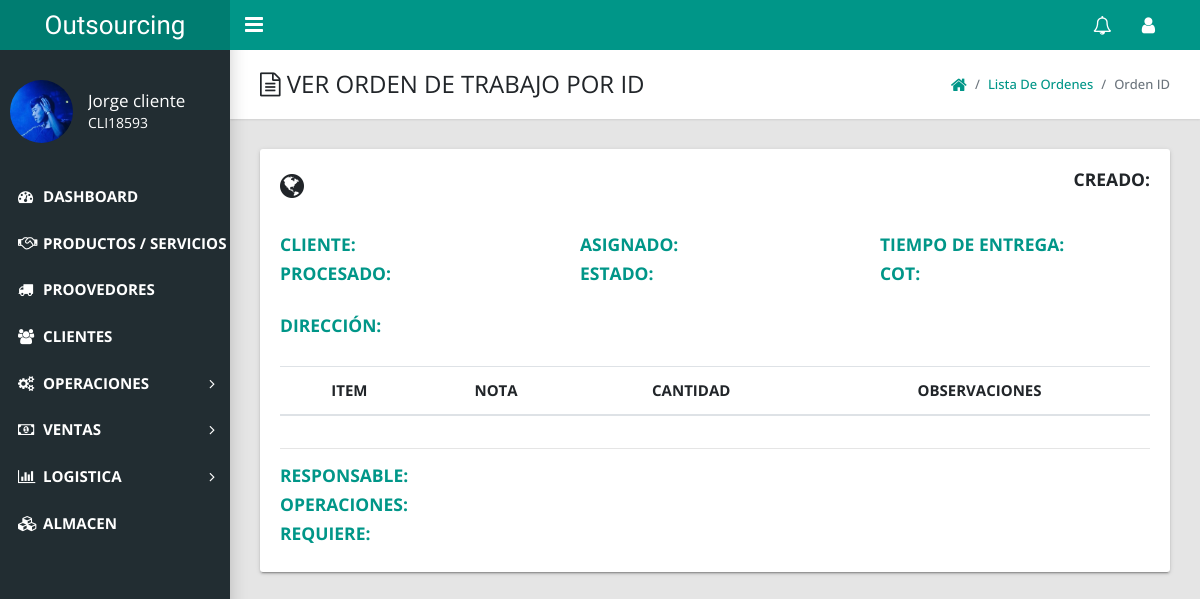
Page /admin/index.php?action=view_ot&otcod=OT-107 (signed in) on the earlier database version.
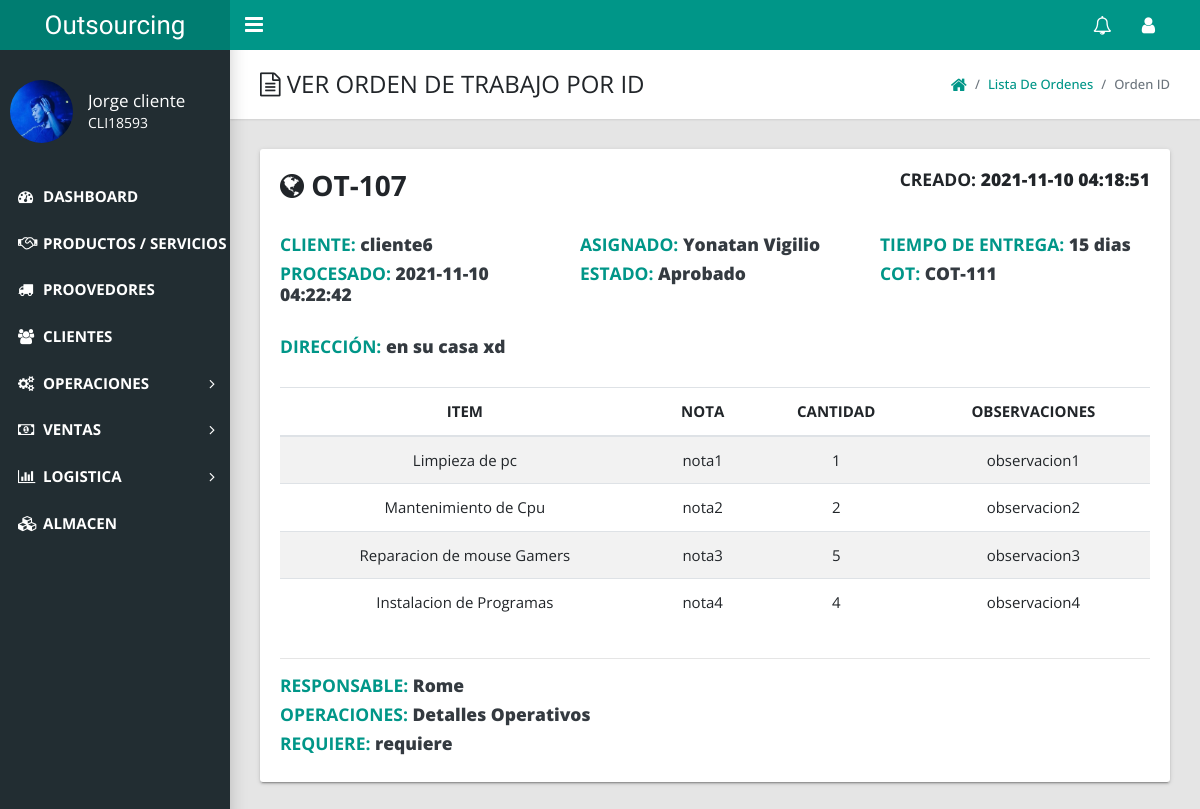
Same page on the later database version.
### tables this page shows
CREATE TABLE `otcotizacion_servicio` (
  `ot_id` int(11) NOT NULL,
  `ot_codigo` varchar(50) NOT NULL,
  `ot_cot` varchar(50) NOT NULL,
  `ot_cliente` varchar(50) NOT NULL,
  `ot_asignado` varchar(50) NOT NULL,
  `ot_estado` varchar(50) NOT NULL,
  `ot_pago` varchar(20) NOT NULL,
  `ot_moneda` varchar(20) NOT NULL,
  `ot_entrega` varchar(20) NOT NULL,
  `ot_expira` varchar(50) NOT NULL,
  `ot_direccion` varchar(50) NOT NULL,
  `ot_fecha` datetime NOT NULL DEFAULT current_timestamp(),
  `ot_codserv` varchar(50) NOT NULL,
  `ot_servicio` varchar(100) NOT NULL,
  `ot_nota` varchar(100) NOT NULL,
  `ot_cantidad` int(11) NOT NULL,
  `ot_observaciones` varchar(100) NOT NULL,
  `ot_tecnico` varchar(50) NOT NULL,
  `ot_operativo` varchar(50) NOT NULL,
  `ot_requiere` varchar(100) NOT NULL,
  `ot_fechaEdit` datetime NOT NULL DEFAULT current_timestamp()
);

CREATE TABLE `otcotizacion_servicio2` (
  `ot2_id` int(11) NOT NULL,
  `ot2_cod` varchar(15) NOT NULL,
  `ot2_cot` varchar(50) NOT NULL,
  `ot2_codserv` varchar(50) NOT NULL,
  `ot2_nombre` varchar(50) NOT NULL,
  `ot2_nota` varchar(250) NOT NULL,
  `ot2_cantidad` int(11) NOT NULL,
  `ot2_observaciones` varchar(250) NOT NULL
);

### admin/includes/operaciones/view_ot.php (the view, shortened to what this page needs)
<link href="styles/ver.css" type="text/css" rel="stylesheet">
<?php if($_SESSION['role'] != 7 AND $_SESSION['role'] != 17 AND $_SESSION['role'] != 5 ){
  echo "<script>alert('No puedes acceder acá ')</script>";
  echo "<script>window.open('index.php?logged_in=Logueaste%20correctamente!','_self')</script>";
}else{
  ?>
<main class="app-content">
      <div class="app-title">
        <div>
          <h1><i class="fa fa-file-text-o"></i> VER ORDEN DE TRABAJO POR ID</h1>
        </div>
         <ul class="app-breadcrumb breadcrumb side">
          <li class="breadcrumb-item"><a href="index.php?logged_in=Logueaste%20correctamente!"><i class="fa fa-home fa-lg"></i></a></li>
          <li class="breadcrumb-item"><a href="index.php?action=ordenes_trabajo">Lista de Ordenes</a></li>
          <li class="breadcrumb-item active">Orden ID</li>
        </ul>
      </div>
      <div class="row"  style="font-size: 15px;">
        <div class="col-md-12">
          <div class="tile">
            <?php
            $edit_cat = mysqli_query($conexion, "select * from otcotizacion_servicio where ot_codigo='$_GET[otcod]'");
            $fetch_cat = mysqli_fetch_array($edit_cat);
            ?>
          <form action="" method="POST">
            <section class="invoice">
              <div class="row mb-4">
                <div class="col-6">
                  <h2 class="page-header"><i class="fa fa-globe"></i> <span><?php echo $fetch_cat['ot_codigo'];?></span></h2>
                </div>
                <div class="col-6">
                  <h5 class="text-right">CREADO: <b><?php echo $fetch_cat['ot_fecha'];?></b></h5>
                </div>
              </div>
              <div class="row invoice-info">
                <div class="col-4">
                  <h5 class="colorText">CLIENTE: <b class="text-dark"><?php echo  $fetch_cat['ot_cliente'];?></b></h5>
                  <h5 class="colorText">PROCESADO: <b class="text-dark"><?php echo $fetch_cat['ot_fechaEdit']; ?></b></h5>
                </div>
                <div class="col-4">
                <h5 class="colorText">ASIGNADO: <b class="text-dark"><?php echo $fetch_cat['ot_asignado'];?></b></h5>
                  <h5 class="colorText">ESTADO: <b class="text-dark"><?php echo $fetch_cat['ot_estado'];?></b></h5>
               </div>
               <div class="col-4">
               <h5 class="colorText">TIEMPO DE ENTREGA: <b class="text-dark"><?php echo $fetch_cat['ot_entrega'];?></b></h5>
               <h5 class="colorText">COT: <b class="text-dark"><?php echo $fetch_cat['ot_cot'];?></b></h5>
              </div>
              <div class="col-11"> <br>
                <h5 class="colorText">DIRECCIÓN: <b class="text-dark"><?php echo $fetch_cat['ot_direccion'];?></b></h5>
              </div>
              </div> <br>
              <div class="row">
                <div class="col-12 table-responsive">
                  <table class="table table-striped">
                    <thead>
                      <tr align="center">
                        <th>ITEM</th>
                        <th>NOTA</th>
                        <th>CANTIDAD</th>
                        <th>OBSERVACIONES</th>
                      </tr>
                    </thead>
                    <tbody align="center">
                    <?php
                  $edit_cats = mysqli_query($conexion, "select * from otcotizacion_servicio2 where ot2_cod='$_GET[otcod]'");
                  while ($rows = mysqli_fetch_array($edit_cats)) {
                    ?>
                      <tr>
                        <td><?php echo $rows['ot2_nombre'];?></td>
                        <td><?php echo $rows['ot2_nota'];?></td>
                        <td><?php echo $rows['ot2_cantidad'];?></td>
                        <td><?php echo $rows['ot2_observaciones'];?></td>
                      </tr>
                      <?php }?>
                    </tbody>
                  </table>
                </div>
              </div>
            <hr>
              <div class="row invoice-info">
                <div class="col-6">
                <h5 class="colorText">RESPONSABLE: <b class="text-dark"><?php echo $fetch_cat['ot_tecnico'];?></b></h5>
                <h5 class="colorText">OPERACIONES: <b class="text-dark"><?php echo $fetch_cat['ot_operativo'];?></b></h5>
                <h5 class="colorText">REQUIERE: <b class="text-dark"><?php echo $fetch_cat['ot_requiere'];?></b></h5>
                </div>
            </section>
          </form>
          </div>
        </div>
      </div>
    </main>
<?php } ?>

Differences in the rows shown:
added otcotizacion_servicio: ot_codigo "OT-107", ot_fecha "2021-11-10 04:18:51", ot_cliente "cliente6", ot_fechaEdit "2021-11-10 04:22:42", ot_asignado "Yonatan Vigilio", ot_estado "Aprobado", ot_entrega "15 dias", ot_cot "COT-111", ot_direccion "en su casa xd", ot_tecnico "Rome", ot_operativo "Detalles Operativos", ot_requiere "requiere"
added otcotizacion_servicio2: ot2_nombre "Limpieza de pc", ot2_nota "nota1", ot2_cantidad "1", ot2_observaciones "observacion1"
added otcotizacion_servicio2: ot2_nombre "Mantenimiento de Cpu", ot2_nota "nota2", ot2_cantidad "2", ot2_observaciones "observacion2"
added otcotizacion_servicio2: ot2_nombre "Reparacion de mouse Gamers", ot2_nota "nota3", ot2_cantidad "5", ot2_observaciones "observacion3"
added otcotizacion_servicio2: ot2_nombre "Instalacion de Programas", ot2_nota "nota4", ot2_cantidad "4", ot2_observaciones "observacion4"
